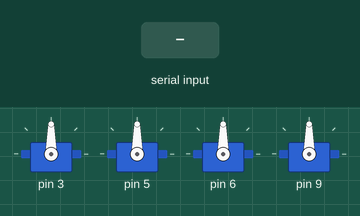
Bench run of a sketch on a simulated Arduino Uno, built with avr-gcc and run on an emulated ATmega328P. Parts: 4 × servo. The test bench sets the inputs (shaded band). What the sketch prints to the serial monitor is not drawn.

Above: at 1.2 s.
1.3 s: "B,45\n" received over Serial
At 3.4 s:
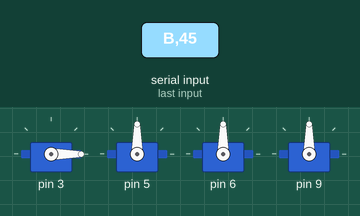
3.7 s: "B90\n" received over the second serial link
At 4.17 s:
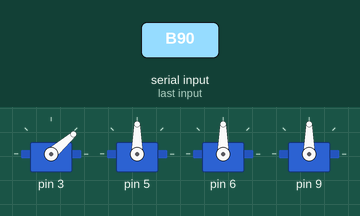
6.1 s: "B,45\n" received over the second serial link
At 6.25 s:
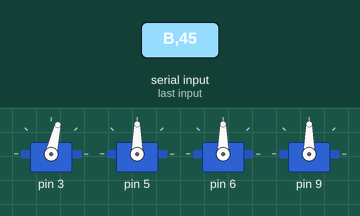
10.0 s: "B90\n" received over Serial
At 10.16 s:
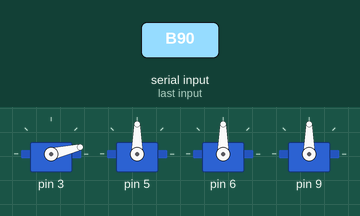
Timing chart, 0 to 13.0 s (numbered marks = the images above; inputs shaded):
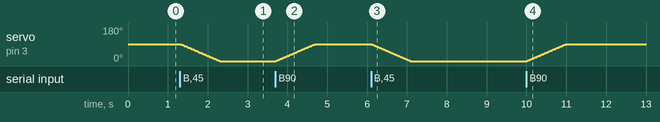

Measured:
- after the input at 1.3 s, servo on pin 3: moves from 90° to 0° over 0.98 s, starting at once
- after the input at 3.7 s, servo on pin 3: moves from 0° to 90° over 0.98 s, starting at once
- after the input at 6.1 s, servo on pin 3: moves from 90° to 0° over 0.98 s, starting at once
- after the input at 10.0 s, servo on pin 3: moves from 0° to 90° over 0.98 s, starting at once

The sketch:

robotic_arm_serial.ino
```cpp
#include<SoftwareSerial.h>
#include<Servo.h>
#include<math.h>
SoftwareSerial blub(11,10);
constexpr float L1 = 12.0;
constexpr float L2 = 15.0;
constexpr float bh = 9.0;
constexpr float pi = 3.14159265;
float storedx = 0, storedy=0,storedz=0;
struct joint{
  Servo motor;
  byte pin;
  float currentangle;
  float targetangle;
  float offset;
};
joint b = {Servo(),3,90,90,0};
joint sh = {Servo(),5,90,90,0};
joint e = {Servo(),6,90,90,0};
joint g = {Servo(),9,90,90,0};
unsigned long laststeptime= 0;
const int stepdelay=10;
void setup() {
  // put your setup code here, to run once:
  Serial.begin(9600);
  blub.begin(9600);
  b.motor.attach(b.pin);
  sh.motor.attach(sh.pin);
  e.motor.attach(e.pin);
  g.motor.attach(g.pin);
  Serial.println("sys ready ,use sliders for challenge 1 and 2, use textboxes for challenge 3!!");
}
void loop() {
    handlehardserial();
    handlesoftserial();
    updatemotion();

}
void handlesoftserial() {//this will have only the slides control brr
//listening to asgore while coding is funn :>>
  //so this function is to clear buffer so that we have and save the data from the app
    static String softbuffer = "";

    while (blub.available() > 0) {
        char c = blub.read();
        if (c == '\n') {
            processcmd(softbuffer);
            softbuffer = "";
        } else {
            softbuffer += c;
        }
    }
}
//the same for hardware serial
void handlehardserial(){
    static String hardbuffer ="";
    while(Serial.available()>0){
        char c = Serial.read();
        if (c == '\n'){
            processcmd(hardbuffer);
            hardbuffer="";
        } else{
            hardbuffer +=c;
        }
    }
}

//this the function that processes the recieved data from the app and just put it in a buffer to recheck it later on
void processcmd(String cmd) {
    cmd.trim();
    if (cmd.length() < 2)
    return;
    char header = cmd[0];
    if (header == 'K'){
        Serial.println("Detected IK command");   /////// aaaaaaaaaaaaaaaaaaaa debuuuuuuggg aaaa deebuug aahh ohhh noooo wnaodawawd
        char axis = cmd[1];
        float value = cmd.substring(2).toFloat();
        //frfr tho i be using all brain juice available aaaa rahh
        //if ts doesnt end up work imma tweak out fr this time .mark my words.
        if (axis == 'x'){
             storedx = value;
             Serial.print("Detected X axis = "); Serial.print(storedx);
             }
        else if (axis == 'y') {
             storedy = value;
             Serial.print("Detected Y axis ="); Serial.print(storedy);
             }
        else if (axis == 'z')  {
            storedz = value;
            Serial.print("Detected Z axis ="); Serial.print(storedz);
            Serial.println("inverse kinematic started: ");
            Serial.print(storedx);
            Serial.print(",");
            Serial.print(storedy);
            Serial.print(",");
            Serial.print(storedz);

            calculateIK(storedx, storedy, storedz);
            }

    } else {
        int val = cmd.substring(1).toInt();
        if (header == 'B') b.targetangle = constrain(val, 0, 180);
        if (header == 'S') sh.targetangle = constrain(val, 0, 180);
        if (header == 'E') e.targetangle = constrain(val, 0, 180);
        if (header == 'G') g.targetangle = constrain(val, 75, 140);
    }
}
//obv this  is the inverse kinematics function
void calculateIK(float x, float y, float z) {
    float theta1 = atan2(y, x);
    float r = sqrt(x*x + y*y);
    float zr = z - bh;
    float s = sqrt(r*r + zr*zr);

    Serial.print("Theta 1 = "); ///this and the line before it are for deeeebuuuuuuuuuuuuugg woowoooooooooooooooooooooooooooooo
    Serial.println(theta1);

    Serial.print("R = ");
    Serial.println(r);

    Serial.print("Zr = ");
    Serial.println(zr);

    Serial.print("S = ");
    Serial.println(s);


    if (s > (L1 + L2) || s < abs(L1 - L2)) {
        Serial.println(F("The distance is either too far or too close to reach safely"));
        return;
    }

    float costheta3 = (L1*L1 + L2*L2 - s*s) / (2.0 * L1 * L2);
    float theta3 = acos(constrain(costheta3, -1, 1));
    float alpha = atan2(zr, r);
    float cosbeta = (L1*L1 + s*s - L2*L2) / (2.0 * L1 * s);
    float beta = acos(constrain(cosbeta, -1, 1));
    float theta2 = alpha + beta;
// here i converted to degree brr
    b.targetangle = (theta1 * 180.0 / pi) + 90;
    sh.targetangle = (theta2 * 180.0 / pi) + sh.offset;
    e.targetangle = (180 - (theta3 * 180.0 / pi)) + e.offset;
    Serial.print("Angles in rad [B,S,E] ="); Serial.print(theta1); Serial.print(", "); Serial.print(theta2); Serial.print(", "); Serial.println(theta3);
    Serial.print("Angles in degrees [B,S,E] ="); Serial.print(b.targetangle); Serial.print(", "); Serial.print(sh.targetangle); Serial.print(", "); Serial.println(e.targetangle);
    Serial.print("lucky shot: "); Serial.print(x); Serial.print(", ");Serial.print(y);Serial.println(", "); Serial.println(z);
    Serial.println(" ");

}
//this is the functio~ that checks what loop finished and edit the time that way it be fasterrr brrr
void updatemotion() {
    if (millis() - laststeptime > stepdelay) {
        laststeptime = millis();

        moveto(b);
        moveto(sh);
        moveto(e);
        moveto(g);

}
}
//this is the idea i suggested in the groupchat abt using steps to move that way it goes smoothly
void moveto(joint &j) {
    if (j.currentangle < j.targetangle) {
        j.currentangle++;
        j.motor.write(j.currentangle);
    } else {if (j.currentangle > j.targetangle) {
        j.currentangle--;
        j.motor.write(j.currentangle);
    }
    }
}
```
